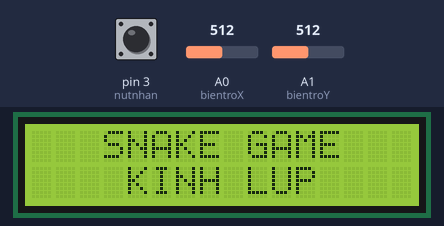
Simulated run of this sketch. Board: Arduino Uno, built with avr-gcc and run on an emulated ATmega328P. Parts: 16×2 character LCD. The test bench sets the inputs (shaded band); at power-on: A0 (bientroX) = 512, pin 3 (nutnhan) HIGH, A1 (bientroY) = 512. Random numbers use the default seed unless the sketch sets one.

Above: at 0.1 s.
6.4 s: A0 (bientroX) set to 884
8.2 s: A0 (bientroX) set to 908
At 10.7 s:
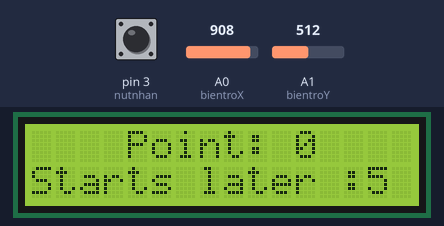
At 11.7 s:
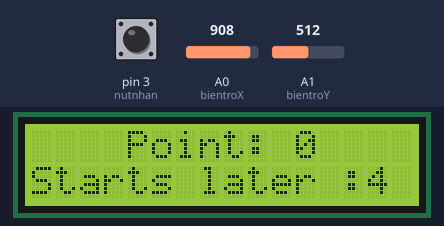

The sketch:

snakeLCD2.ino
```cpp
#include <Wire.h>
#include <LiquidCrystal_I2C.h>

LiquidCrystal_I2C lcd(0x27, 16, 2);  // set the LCD address to 0x27 for a 20x4 display


#define TRAI  0
#define PHAI  1
#define TREN  2
#define DUOI  3
#define IDLE - 1

#define ROWS 2
#define COLS 16
byte Field[8*ROWS*COLS] ={0};

unsigned long time, timeNow;
int gameSpeed;
int dir;

int diem = 0;

struct Snake{
  int x;
  int y;
};
int size = 5;
Snake *snake = new Snake[size];
Snake point ;
bool ate = 1;
class Controller{
  public:
    int bientroX ;
    int bientroY ;
    int nutnhan ;

    int giatriX;
    int giatriY;
    int giatrinut;

    Controller(){
      bientroX = A0;
      bientroY = A1;
      nutnhan = 3;
    }

    void input(){
      giatriX = analogRead(bientroX);
      giatriY = analogRead(bientroY);
      giatrinut = digitalRead(nutnhan);
    }

    int output(){
      if(giatriY > 900){
        return TRAI;
      }
      if(giatriY < 300){
        return PHAI;
      }
      if(giatriX < 300){
        return TREN;
      }
      if(giatriX > 900){
        return DUOI;
      }
      return IDLE;
    }

    ~Controller(){};

};
void draw(){
  byte chara[8];
  boolean status ;
  int cc = 0;
  for(int r = 0; r < ROWS;r++){
    for(int c = 0 ; c < COLS; c++){
      status = 0;
      for(int i = 0 ; i < 8; i++){
        byte b=B00000;

        if ((Field[16 * (r*8+i) + (c*5+0)/5] & (1 << ((c*5+0) % 5))) >> ((c*5+0) % 5)) {b+=B10000; status = true;}
        if ((Field[16 * (r*8+i) + (c*5+1)/5] & (1 << ((c*5+1) % 5))) >> ((c*5+1) % 5)) {b+=B01000; status = true;}
        if ((Field[16 * (r*8+i) + (c*5+2)/5] & (1 << ((c*5+2) % 5))) >> ((c*5+2) % 5)) {b+=B00100; status = true;}
        if ((Field[16 * (r*8+i) + (c*5+3)/5] & (1 << ((c*5+3) % 5))) >> ((c*5+3) % 5)) {b+=B00010; status = true;}
        if ((Field[16 * (r*8+i) + (c*5+4)/5] & (1 << ((c*5+4) % 5))) >> ((c*5+4) % 5)) {b+=B00001; status= true;}

         chara[i] = b;
      }
      if(status){
        lcd.createChar(cc, chara);
        lcd.setCursor(c,r);
        lcd.write(byte(cc));
        cc++;
      }else{
        lcd.setCursor(c,r);
        lcd.write(128);
      }
    }
  }
}

Controller * controller = new Controller();
void ChangeDot(unsigned int RowVal, unsigned int ColVal, boolean NewVal)
{
  Field[16 * RowVal + ColVal/5] &= ~(1 << (ColVal % 5));
  if (NewVal)
    Field[16 * RowVal + ColVal/5] |= 1 << (ColVal % 5);
}

void (*resetFunc)(void) = 0;
void moveDir(){
  int dir1 = controller->output();
  if(dir1 == IDLE && dir != IDLE) return;
  if(dir1 ==PHAI && dir == TRAI
  ||dir1 ==TRAI && dir == PHAI
  ||dir1 ==TREN && dir == DUOI
  ||dir1 ==DUOI && dir == TREN) return;

  dir= dir1;

}
void moveHead(){
    controller->input();
    if((dir) == PHAI){
      snake[0].x++;
    }else if(dir == TRAI){
      snake[0].x--;
    }else if(dir == TREN){
      snake[0].y--;
    }else if(dir == DUOI){
      snake[0].y++;
    }
     ChangeDot(snake[0].y, snake[0].x, true);
}

void moveAll(){
  if(dir == IDLE) return;
   ChangeDot(snake[size-1].y, snake[size-1].x, false);
    for(int i = size-1 ; i > 0; i--){
      snake[i].x= snake[i -1].x;
      snake[i].y= snake[i -1].y;
      ChangeDot(snake[i].y, snake[i].x, true);
    }
    moveHead();
}

bool checkWall(){
  if(snake[0].x == 80
  || snake[0].x == -1
  || snake[0].y == 16
  || snake[0].y == -1){
    return true;
  }
  return false;

}
Snake* incrSize(){
  size;
  Snake* newSnake = new Snake[size + 1];
  for (int i = 0; i < size; i++) {
        newSnake[i] = snake[i];
    }
    size++;
    delete []snake;
    return newSnake;
}
void eaten (){
  if(snake[0].x == point.x && snake[0].y == point.y){
    ate = true;
    snake =incrSize();
    snake =incrSize();
    diem++;
    gameSpeed +=diem *3;
  }
}
bool trung(int x, int y){
  for(int i = 0; i < size; i++){
    if(x == snake[i].x && y== snake[i].y)
    {
      return true;
    }
  }
  return false;
}
void newPoint(){
  eaten();
  if(!ate) return;
  int x = random(79);
  int y = random(16);

  while(trung(x,y)){
     x = random(79);
     y = random(16);
  }

  point.x = x;
  point.y = y;
  ChangeDot(y,x,true);
  ate = 0;
}
bool isGameOver(){
  if(checkWall()) return true;
  for(int i = 2 ; i < size; i++){
    if(snake[i].x == snake[0].x &&snake[i].y == snake[0].y){
      return true;
    }
  }
  return false;
}
void gameOver(){
  lcd.clear();
  lcd.setCursor(4, 0);
  lcd.print("Point: ");
  lcd.print(diem);
  int s = 5;
  while(s > -1){
    lcd.setCursor(0, 1);
    lcd.print("Starts later :");
    lcd.print(s);
    s--;
    delay(1000);
  }


  delete[] snake;
  snake = NULL;

  diem = 0;
  size = 5;
  ate = true;
  gameSpeed = 50;
  dir = PHAI;

  snake = new Snake[size];
  for (int i = 0; i < size; i++) {
    snake[i].x = size - 1 - i;
    snake[i].y = 0;
  }

  for (int i = 0; i < 8 * ROWS * COLS; i++) {
    Field[i] = 0;
  }


  draw();

}

void start(){
  lcd.setCursor(3,0);
  lcd.print("SNAKE GAME");
  lcd.setCursor(4,1);
  lcd.print("KINH LUP");
  delay(5000);
  lcd.clear();
}
void setup(){
  lcd.init();
  lcd.backlight();
  Serial.begin(9600);
  pinMode(controller->bientroX, INPUT);
  pinMode(controller->bientroY, INPUT);
  pinMode(controller->nutnhan, INPUT_PULLUP);
  start();
  Field[0]=  B11111;
  gameSpeed = 50;
  dir= PHAI;
    for (int i = 0; i < size; i++) {
      snake[i].x = size - 1 - i; // Giảm dần theo trục x
      snake[i].y = 0;
    }
    draw();
}

int f = 0;
void loop() {


  timeNow = millis();
     if (timeNow - time > 1000 / gameSpeed)
     {
        moveDir();
        moveAll();
        newPoint();
        if(isGameOver()){
          //hien thi diem

          gameOver();

          //cho 5s
          // khoi tao ra ran// bat dau game moi
        }
        draw();
        time = millis();
     }

}
```

Measured:
- the behaviour switches between 900 and 901 on A0 (bientroX) (found by bisection; images 0 and 1)
- what the display in image 1 shows lasts 1.0 s, from 10.0 s to 11.0 s
